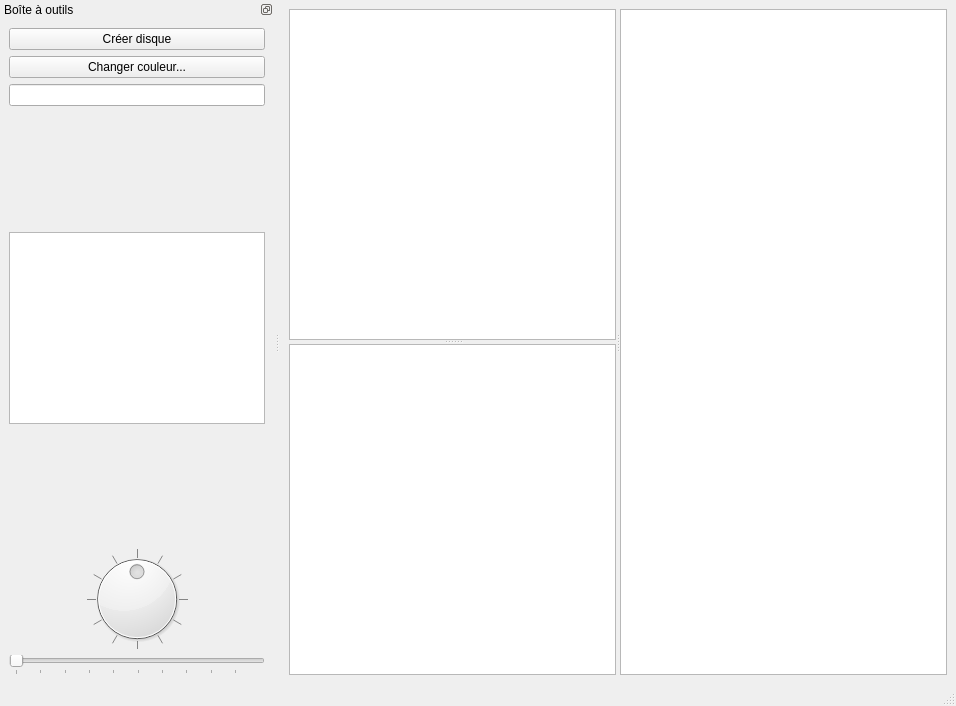
<?xml version="1.0" encoding="UTF-8"?>
<ui version="4.0">
 <class>MainWindow</class>
 <widget class="QMainWindow" name="MainWindow">
  <property name="geometry">
   <rect>
    <x>0</x>
    <y>0</y>
    <width>956</width>
    <height>706</height>
   </rect>
  </property>
  <property name="windowTitle">
   <string>Fenêtre avec vues</string>
  </property>
  <widget class="QWidget" name="centralwidget">
   <layout class="QGridLayout" name="gridLayout">
    <item row="0" column="0">
     <widget class="QSplitter" name="splitter_2">
      <property name="orientation">
       <enum>Qt::Horizontal</enum>
      </property>
      <widget class="QSplitter" name="splitter">
       <property name="orientation">
        <enum>Qt::Vertical</enum>
       </property>
       <widget class="PlotWidget" name="monpyqtgraph"/>
       <widget class="QChartView" name="monQtChartView"/>
      </widget>
      <widget class="QGraphicsView" name="vuePrincipale"/>
     </widget>
    </item>
   </layout>
  </widget>
  <widget class="QStatusBar" name="statusbar"/>
  <widget class="QDockWidget" name="dockWidget">
   <property name="features">
    <set>QDockWidget::DockWidgetFloatable|QDockWidget::DockWidgetMovable</set>
   </property>
   <property name="allowedAreas">
    <set>Qt::LeftDockWidgetArea|Qt::RightDockWidgetArea</set>
   </property>
   <property name="windowTitle">
    <string>Boîte à outils</string>
   </property>
   <attribute name="dockWidgetArea">
    <number>1</number>
   </attribute>
   <widget class="QWidget" name="dockWidgetContents">
    <layout class="QVBoxLayout" name="verticalLayout">
     <item>
      <widget class="QPushButton" name="pushButtonCreerDisque">
       <property name="text">
        <string>Créer disque</string>
       </property>
      </widget>
     </item>
     <item>
      <widget class="QPushButton" name="pushButtonChangerCouleur">
       <property name="text">
        <string>Changer couleur...</string>
       </property>
      </widget>
     </item>
     <item>
      <widget class="QLineEdit" name="lineEditTexte"/>
     </item>
     <item>
      <spacer name="verticalSpacer_2">
       <property name="orientation">
        <enum>Qt::Vertical</enum>
       </property>
       <property name="sizeHint" stdset="0">
        <size>
         <width>20</width>
         <height>40</height>
        </size>
       </property>
      </spacer>
     </item>
     <item>
      <widget class="QGraphicsView" name="vueGlobale"/>
     </item>
     <item>
      <spacer name="verticalSpacer">
       <property name="orientation">
        <enum>Qt::Vertical</enum>
       </property>
       <property name="sizeHint" stdset="0">
        <size>
         <width>20</width>
         <height>40</height>
        </size>
       </property>
      </spacer>
     </item>
     <item>
      <widget class="QDial" name="dialRotation">
       <property name="minimum">
        <number>-180</number>
       </property>
       <property name="maximum">
        <number>180</number>
       </property>
       <property name="wrapping">
        <bool>true</bool>
       </property>
       <property name="notchTarget">
        <double>30.000000000000000</double>
       </property>
       <property name="notchesVisible">
        <bool>true</bool>
       </property>
      </widget>
     </item>
     <item>
      <widget class="QSlider" name="horizontalSliderZoom">
       <property name="minimum">
        <number>10</number>
       </property>
       <property name="maximum">
        <number>1000</number>
       </property>
       <property name="orientation">
        <enum>Qt::Horizontal</enum>
       </property>
       <property name="tickPosition">
        <enum>QSlider::TicksBelow</enum>
       </property>
       <property name="tickInterval">
        <number>100</number>
       </property>
      </widget>
     </item>
    </layout>
   </widget>
  </widget>
 </widget>
 <customwidgets>
  <customwidget>
   <class>QChartView</class>
   <extends>QGraphicsView</extends>
   <header>PyQt5.QtChart</header>
  </customwidget>
  <customwidget>
   <class>PlotWidget</class>
   <extends>QGraphicsView</extends>
   <header>pyqtgraph</header>
  </customwidget>
 </customwidgets>
 <resources/>
 <connections/>
</ui>
